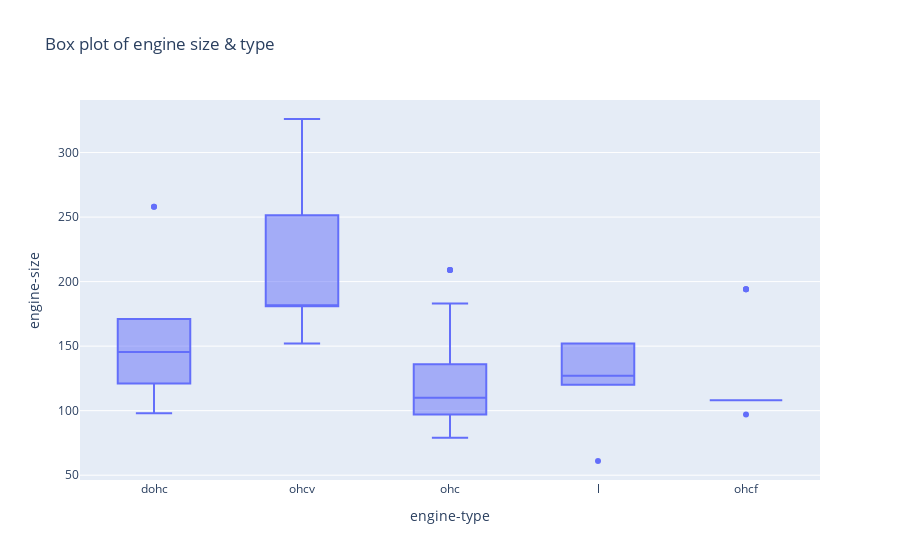

The code cell stored with this chart in its notebook:
### Code cell
fig = px.box(df, x="engine-type", y="engine-size", 
             title="Box plot of engine size & type",
             hover_data=["engine-size"] # add day column to hover data
            )
fig.show()

### Figure 1 — Plotly figure (JSON) as saved in the notebook; plotly's stock layout.template omitted (floating-point values rounded to 4 significant figures; data arrays with more than 128 entries replaced by an {"elided": "..."} marker saying what was removed)
{"data": [{"alignmentgroup": "True", "hovertemplate": "engine-type=%{x}<br>engine-size=%{y}<extra></extra>", "legendgroup": "", "marker": {"color": "#636efa"}, "name": "", "notched": false, "offsetgroup": "", "orientation": "v", "showlegend": false, "type": "box", "x": {"elided": "195 str values"}, "x0": " ", "xaxis": "x", "y": {"elided": "195 int values"}, "y0": " ", "yaxis": "y"}], "layout": {"boxmode": "group", "legend": {"tracegroupgap": 0}, "title": {"text": "Box plot of engine size & type"}, "xaxis": {"anchor": "y", "domain": [0, 1], "title": {"text": "engine-type"}}, "yaxis": {"anchor": "x", "domain": [0, 1], "title": {"text": "engine-size"}}}}
